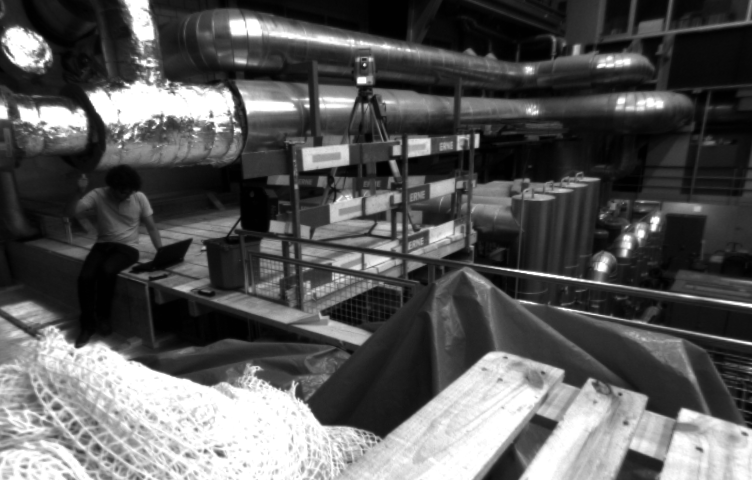
#> input picture src/vi_slam/extracted_data/rectified_cam0_images/1403636579842242034.png, 752 x 480 px, found by its file name
$ python validate_rectification.py
#> lines starting #> are read from the running program, lines starting #| are printed output that depends on the picture; after the words box and inside, x2 and y2 are one past the last pixel; in counts of white or black regions, pixels touching at a corner belong together
import cv2
import numpy as np

# Load rectified images
img0 = cv2.imread("/home/vboxuser/final_project/EECE5554_Final_Project/src/vi_slam/extracted_data/rectified_cam0_images/1403636579842242034.png")
#> img0 is the input picture: shape (480, 752, 3); min 1, max 255, mean 89.3
img1 = cv2.imread("/home/vboxuser/final_project/EECE5554_Final_Project/src/vi_slam/extracted_data/rectified_cam1_images/1403636579810358543.png")
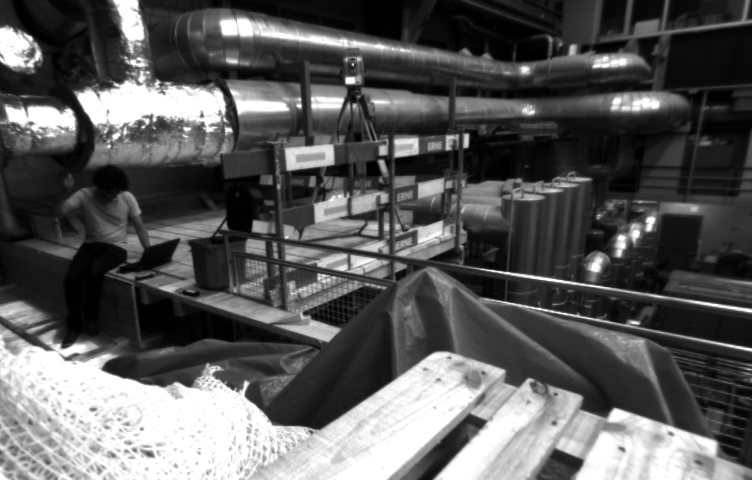
#> input picture src/vi_slam/extracted_data/rectified_cam1_images/1403636579810358543.png, 752 x 480 px, found by its file name
#> img1 is the input picture: shape (480, 752, 3); min 1, max 255, mean 90.4

# Draw horizontal lines
line_spacing = 20
for y in range(0, img0.shape[0], line_spacing):
    cv2.line(img0, (0, y), (img0.shape[1], y), (0, 255, 0), 1)
    cv2.line(img1, (0, y), (img1.shape[1], y), (0, 255, 0), 1)
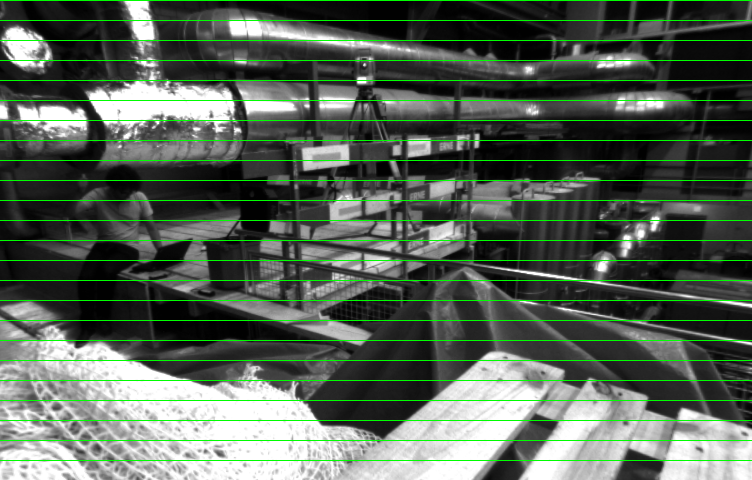
#> img0: shape (480, 752, 3); 5% of pixels changed, all inside (x1, y1, x2, y2) = (0, 0, 752, 461)
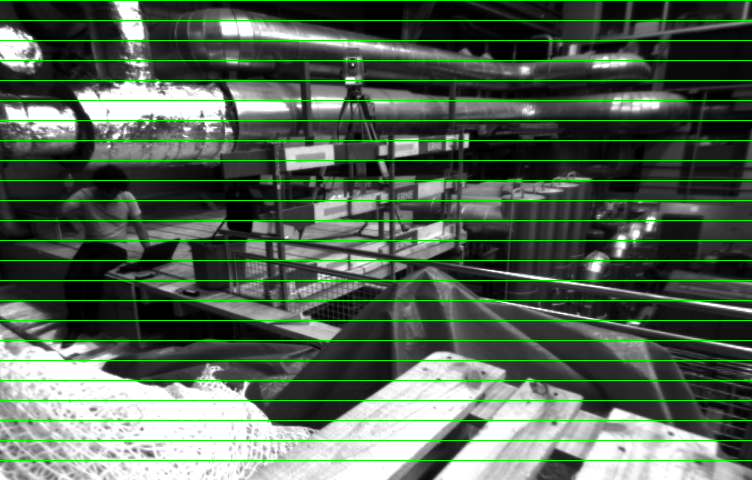
#> img1: shape (480, 752, 3); 5% of pixels changed, all inside (x1, y1, x2, y2) = (0, 0, 752, 461)

cv2.imshow("Rectified Cam0", img0)
cv2.imshow("Rectified Cam1", img1)
cv2.waitKey(0)
cv2.destroyAllWindows()
